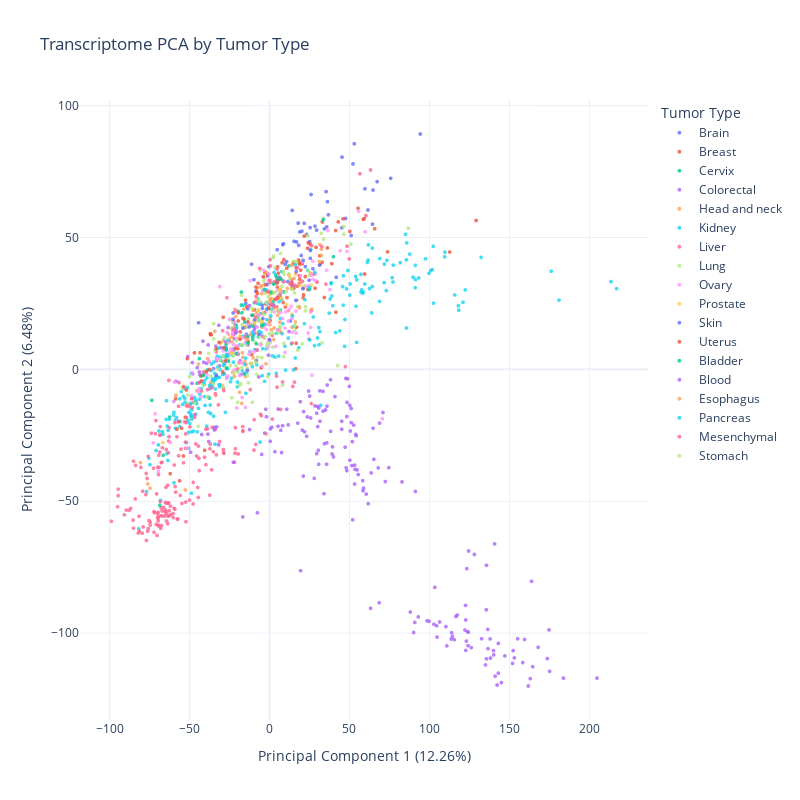

This figure's notebook cell:
### Markdown cell above
A priori we cannot distinguish much, but we could try to colour each sample based on the primary tumor type and see if it is more informative.

### Code cell
# Get sample dataframe with the information
sample_df = pd.read_csv(path.join('data', 'sample_df.tsv'), sep="\t", header='infer')

# Create the dictionary to map Specimen ID -> Tumor Type
tumortype_dict = dict(zip(sample_df.icgc_specimen_id, sample_df.primary_location))

# Get the tumor type for each sample (each column)
labels = expression_df.columns.map(tumortype_dict)

pca_df['Tumor Type'] = labels  # Add the labels as a new column

fig = px.scatter(
    pca_df, 
    x='PC1', 
    y='PC2',
    color='Tumor Type',  # Automatically colors by this column and creates a legend
    title='Transcriptome PCA by Tumor Type',
    labels={
        'PC1': f'Principal Component 1 ({pca2D.explained_variance_ratio_[0]:.2%})', 
        'PC2': f'Principal Component 2 ({pca2D.explained_variance_ratio_[1]:.2%})'
    },
    hover_name=pca_df.index,
    width=800,
    height=800,
    template="plotly_white"
)

fig.update_traces(marker=dict(size=4, opacity=0.8))

fig.write_html(path.join('plots', 'PCA.html'))
fig.show()
